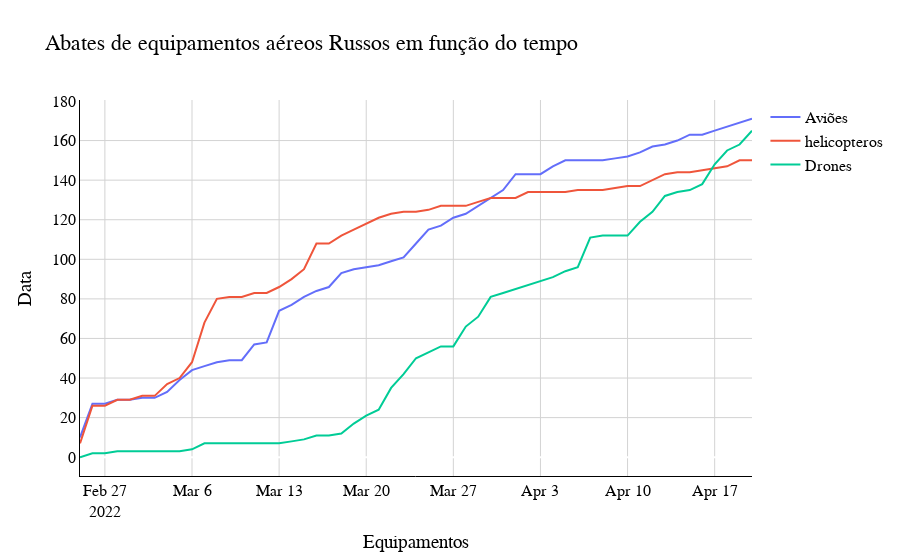

This figure's notebook cell:
### Code cell
#Importando Bibliotecas e definindo variáveis
import plotly.graph_objects as go
grafico = go.Figure()
grafico.add_trace(go.Scatter(x= base_war['date'], y= base_war['aircraft'], name = 'Aviões'))
grafico.add_trace(go.Scatter(x= base_war['date'], y= base_war['helicopter'], name = 'helicopteros'))
grafico.add_trace(go.Scatter(x= base_war['date'], y= base_war['drone'], name = 'Drones'))

#Adcionando templates do Gráfico
grafico.update_layout(title='Abates de equipamentos aéreos Russos em função do tempo',
xaxis_title='Equipamentos',
yaxis_title='Data',
plot_bgcolor = 'white',
font = {'family': 'Arial','size': 16,'color': 'black'})

#Configurando a formatação
grafico.update_xaxes( showgrid=True, gridwidth=1, gridcolor='lightgray',
showline=True, linewidth=1, linecolor='black')
grafico.update_yaxes(showgrid=True, gridwidth=1, gridcolor='lightgray',
showline=True, linewidth=1, linecolor='black')
grafico.show()

### Figure 1 — Plotly figure (JSON) as saved in the notebook; plotly's stock layout.template omitted (floating-point values rounded to 4 significant figures)
{"data": [{"name": "Aviões", "type": "scatter", "x": ["2022-02-25", "2022-02-26", "2022-02-27", "2022-02-28", "2022-03-01", "2022-03-02", "2022-03-03", "2022-03-04", "2022-03-05", "2022-03-06", "2022-03-07", "2022-03-08", "2022-03-09", "2022-03-10", "2022-03-11", "2022-03-12", "2022-03-13", "2022-03-14", "2022-03-15", "2022-03-16", "2022-03-17", "2022-03-18", "2022-03-19", "2022-03-20", "2022-03-21", "2022-03-22", "2022-03-23", "2022-03-24", "2022-03-25", "2022-03-26", "2022-03-27", "2022-03-28", "2022-03-29", "2022-03-30", "2022-03-31", "2022-04-01", "2022-04-02", "2022-04-03", "2022-04-04", "2022-04-05", "2022-04-06", "2022-04-07", "2022-04-08", "2022-04-09", "2022-04-10", "2022-04-11", "2022-04-12", "2022-04-13", "2022-04-14", "2022-04-15", "2022-04-16", "2022-04-17", "2022-04-18", "2022-04-19", "2022-04-20"], "y": [10, 27, 27, 29, 29, 30, 30, 33, 39, 44, 46, 48, 49, 49, 57, 58, 74, 77, 81, 84, 86, 93, 95, 96, 97, 99, 101, 108, 115, 117, 121, 123, 127, 131, 135, 143, 143, 143, 147, 150, 150, 150, 150, 151, 152, 154, 157, 158, 160, 163, 163, 165, 167, 169, 171]}, {"name": "helicopteros", "type": "scatter", "x": ["2022-02-25", "2022-02-26", "2022-02-27", "2022-02-28", "2022-03-01", "2022-03-02", "2022-03-03", "2022-03-04", "2022-03-05", "2022-03-06", "2022-03-07", "2022-03-08", "2022-03-09", "2022-03-10", "2022-03-11", "2022-03-12", "2022-03-13", "2022-03-14", "2022-03-15", "2022-03-16", "2022-03-17", "2022-03-18", "2022-03-19", "2022-03-20", "2022-03-21", "2022-03-22", "2022-03-23", "2022-03-24", "2022-03-25", "2022-03-26", "2022-03-27", "2022-03-28", "2022-03-29", "2022-03-30", "2022-03-31", "2022-04-01", "2022-04-02", "2022-04-03", "2022-04-04", "2022-04-05", "2022-04-06", "2022-04-07", "2022-04-08", "2022-04-09", "2022-04-10", "2022-04-11", "2022-04-12", "2022-04-13", "2022-04-14", "2022-04-15", "2022-04-16", "2022-04-17", "2022-04-18", "2022-04-19", "2022-04-20"], "y": [7, 26, 26, 29, 29, 31, 31, 37, 40, 48, 68, 80, 81, 81, 83, 83, 86, 90, 95, 108, 108, 112, 115, 118, 121, 123, 124, 124, 125, 127, 127, 127, 129, 131, 131, 131, 134, 134, 134, 134, 135, 135, 135, 136, 137, 137, 140, 143, 144, 144, 145, 146, 147, 150, 150]}, {"name": "Drones", "type": "scatter", "x": ["2022-02-25", "2022-02-26", "2022-02-27", "2022-02-28", "2022-03-01", "2022-03-02", "2022-03-03", "2022-03-04", "2022-03-05", "2022-03-06", "2022-03-07", "2022-03-08", "2022-03-09", "2022-03-10", "2022-03-11", "2022-03-12", "2022-03-13", "2022-03-14", "2022-03-15", "2022-03-16", "2022-03-17", "2022-03-18", "2022-03-19", "2022-03-20", "2022-03-21", "2022-03-22", "2022-03-23", "2022-03-24", "2022-03-25", "2022-03-26", "2022-03-27", "2022-03-28", "2022-03-29", "2022-03-30", "2022-03-31", "2022-04-01", "2022-04-02", "2022-04-03", "2022-04-04", "2022-04-05", "2022-04-06", "2022-04-07", "2022-04-08", "2022-04-09", "2022-04-10", "2022-04-11", "2022-04-12", "2022-04-13", "2022-04-14", "2022-04-15", "2022-04-16", "2022-04-17", "2022-04-18", "2022-04-19", "2022-04-20"], "y": [0, 2, 2, 3, 3, 3, 3, 3, 3, 4, 7, 7, 7, 7, 7, 7, 7, 8, 9, 11, 11, 12, 17, 21, 24, 35, 42, 50, 53, 56, 56, 66, 71, 81, 83, 85, 87, 89, 91, 94, 96, 111, 112, 112, 112, 119, 124, 132, 134, 135, 138, 148, 155, 158, 165]}], "layout": {"font": {"color": "black", "family": "Arial", "size": 16}, "plot_bgcolor": "white", "title": {"text": "Abates de equipamentos aéreos Russos em função do tempo"}, "xaxis": {"gridcolor": "lightgray", "gridwidth": 1, "linecolor": "black", "linewidth": 1, "showgrid": true, "showline": true, "title": {"text": "Equipamentos"}}, "yaxis": {"gridcolor": "lightgray", "gridwidth": 1, "linecolor": "black", "linewidth": 1, "showgrid": true, "showline": true, "title": {"text": "Data"}}}}
